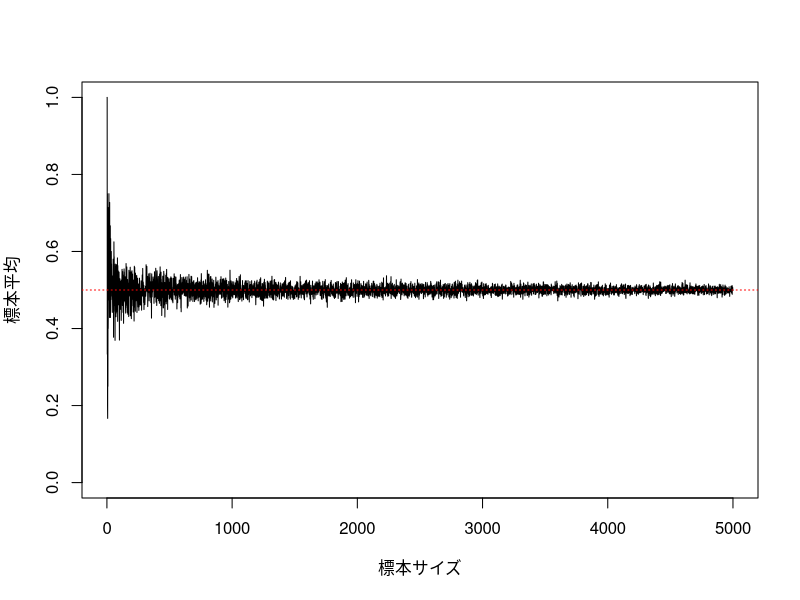
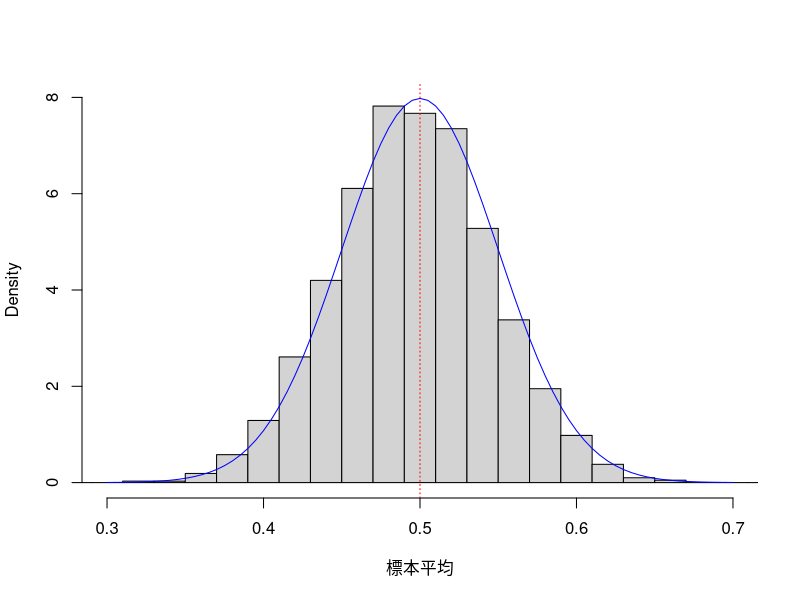

The R source for these figures, in order:
x <- rep(NA, 5)

for (i in 1:5) {
  x[i] <- i * 2
}
x

set.seed(12345)

# 大数の法則
n <- 5000
sim <- rep(NA, n)

for (i in 1:n) {
  spl <- sample(c(1,0), i, replace = TRUE, prob = c(0.5, 0.5))
  sim[i] <- mean(spl)
}

plot(1:n, sim, type = "l", ylim = c(0, 1), xlab = "標本サイズ", ylab = "標本平均")
abline(h = 0.5, lty = "dotted", col = "red")

# 中心極限定理
n <-　100
k <- 5000
sim <- rep(NA, k)

for (i in 1:k) {
  spl <- sample(c(1,0), n, replace = TRUE, prob = c(0.5, 0.5))
  sim[i] <- mean(spl)
}

hist(sim, freq = FALSE, breaks = seq(0.25, 0.75, 0.02),
     xlim = c(0.3, 0.7), ylim = c(0, 8),
     xlab = "標本平均", main = "")
abline(v = 0.5, lty = "dotted", col = "red")
x <- seq(from = 0.3, to = 0.7, by = 0.005)
lines(x, dnorm(x, mean = 0.5, sd = sqrt(0.25 / n)), col = "blue")


# 実際のデータを用いてt検定
utasv <- read.csv("utasv.csv", fileEncoding = "SJIS", na.strings = c("NA", "", "66", "99", "999"))
utasv$W1Q16_2_R <- utasv$W1Q16_2
utasv$W1Q16_2_R[utasv$W1Q16_2 == 1] <- 5
utasv$W1Q16_2_R[utasv$W1Q16_2 == 2] <- 4
utasv$W1Q16_2_R[utasv$W1Q16_2 == 4] <- 2
utasv$W1Q16_2_R[utasv$W1Q16_2 == 5] <- 1

tapply(utasv$W1Q16_2_R, utasv$W1F1, mean, na.rm = TRUE)
t.test(utasv$W1Q16_2_R ~ utasv$W1F1)